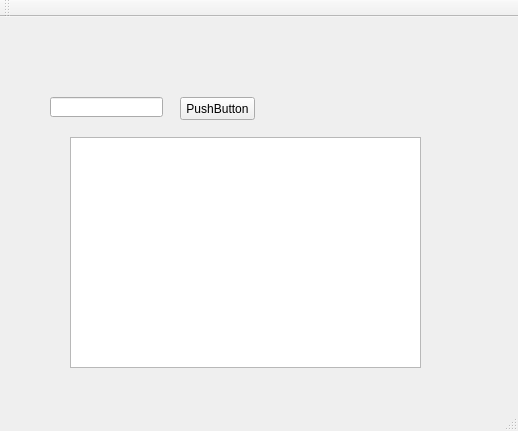
<?xml version="1.0" encoding="UTF-8"?>
<ui version="4.0">
 <class>MainWindow</class>
 <widget class="QMainWindow" name="MainWindow">
  <property name="geometry">
   <rect>
    <x>0</x>
    <y>0</y>
    <width>518</width>
    <height>431</height>
   </rect>
  </property>
  <property name="windowTitle">
   <string>MainWindow</string>
  </property>
  <widget class="QWidget" name="centralWidget">
   <widget class="QLineEdit" name="lineEdit">
    <property name="geometry">
     <rect>
      <x>50</x>
      <y>80</y>
      <width>113</width>
      <height>20</height>
     </rect>
    </property>
   </widget>
   <widget class="QPushButton" name="pushButton">
    <property name="geometry">
     <rect>
      <x>180</x>
      <y>80</y>
      <width>75</width>
      <height>23</height>
     </rect>
    </property>
    <property name="text">
     <string>PushButton</string>
    </property>
   </widget>
   <widget class="QGraphicsView" name="graphicsView">
    <property name="geometry">
     <rect>
      <x>70</x>
      <y>120</y>
      <width>351</width>
      <height>231</height>
     </rect>
    </property>
   </widget>
  </widget>
  <widget class="QMenuBar" name="menuBar">
   <property name="geometry">
    <rect>
     <x>0</x>
     <y>0</y>
     <width>518</width>
     <height>21</height>
    </rect>
   </property>
  </widget>
  <widget class="QToolBar" name="mainToolBar">
   <attribute name="toolBarArea">
    <enum>TopToolBarArea</enum>
   </attribute>
   <attribute name="toolBarBreak">
    <bool>false</bool>
   </attribute>
  </widget>
  <widget class="QStatusBar" name="statusBar"/>
 </widget>
 <layoutdefault spacing="6" margin="11"/>
 <resources/>
 <connections/>
</ui>
